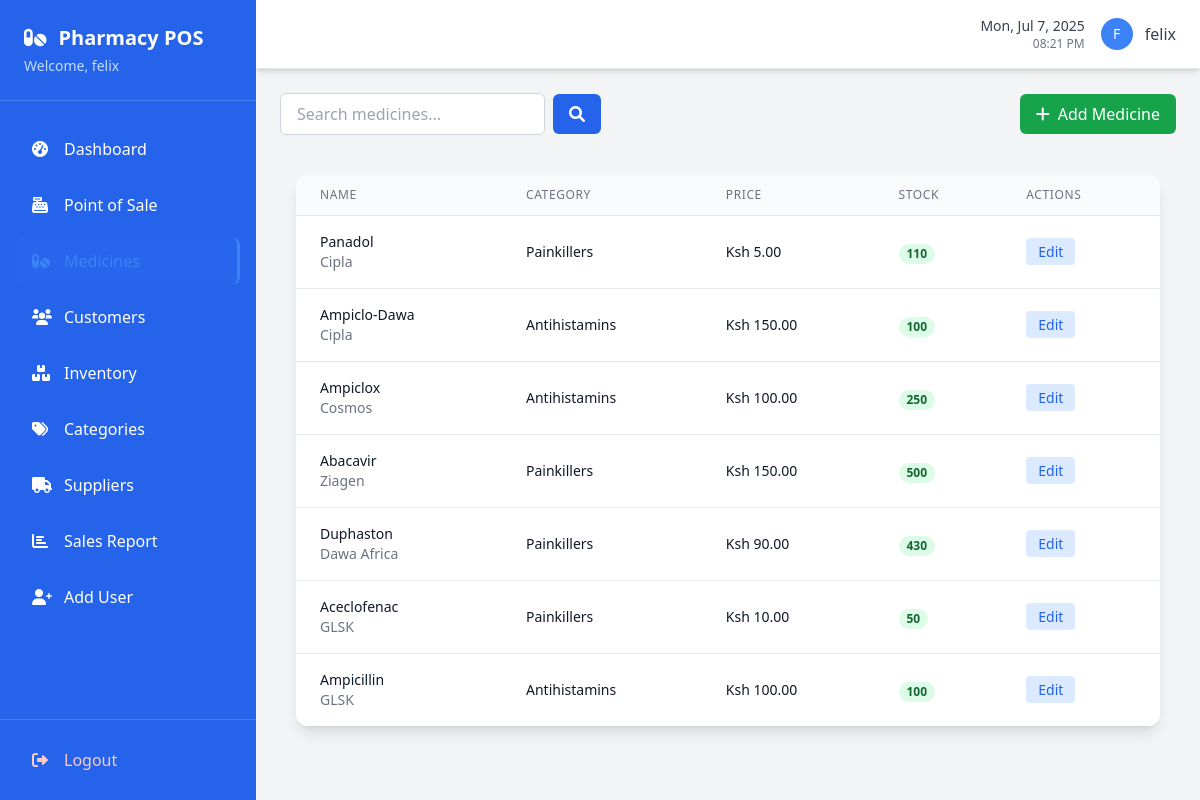
Screenshot of /medicines/ (signed in) with the database file from the repository.
### pos/models.py (models this page shows, shortened)
class Medicine(models.Model):
    name = models.CharField(max_length=100)
    category = models.ForeignKey(Category, on_delete=models.CASCADE)
    price = models.DecimalField(max_digits=10, decimal_places=2, validators=[MinValueValidator(Decimal('0.01'))])
    description = models.TextField(blank=True)
    manufacturer = models.CharField(max_length=100, blank=True)
    is_active = models.BooleanField(default=True)
    created_at = models.DateTimeField(auto_now_add=True)
    updated_at = models.DateTimeField(auto_now=True)
    @property
    def total_quantity(self):
        return sum(inv.quantity for inv in self.inventory_set.all())

class Category(models.Model):
    name = models.CharField(max_length=50)
    description = models.TextField(blank=True)
    is_active = models.BooleanField(default=True)
    created_at = models.DateTimeField(auto_now_add=True)
    updated_at = models.DateTimeField(auto_now=True)
    class Meta:
        verbose_name_plural = "Categories"

class Inventory(models.Model):
    medicine = models.ForeignKey(Medicine, on_delete=models.CASCADE)
    quantity = models.IntegerField(validators=[MinValueValidator(0)])
    expiry_date = models.DateField()
    batch_number = models.CharField(max_length=50, blank=True)
    cost_price = models.DecimalField(max_digits=10, decimal_places=2, validators=[MinValueValidator(Decimal('0.01'))])
    created_at = models.DateTimeField(auto_now_add=True)
    updated_at = models.DateTimeField(auto_now=True)
    class Meta:
        verbose_name_plural = "Inventories"

### pos/views.py (the view)
# urls.py: path('medicines/', views.medicine_list, name='medicine_list'),
@login_required
def medicine_list(request):
    search_query = request.GET.get('search', '')
    medicines = Medicine.objects.filter(is_active=True)
    if search_query:
        medicines = medicines.filter(
            Q(name__icontains=search_query) |
            Q(category__name__icontains=search_query)
        )
    paginator = Paginator(medicines, 10)
    page = request.GET.get('page')
    medicines = paginator.get_page(page)
    return render(request, 'pos/medicine_list.html', {
        'medicines': medicines,
        'search_query': search_query
    })

### templates/pos/medicine_list.html (shortened to what this page needs)
{% extends 'base.html' %}
{% block content %}
<div class="flex justify-between items-center mb-6">
    <div class="flex items-center space-x-4">
        <form method="get" class="flex items-center space-x-2">
            <input type="text" name="search" value="{{ search_query }}"
                   placeholder="Search medicines..."
                   class="px-4 py-2 border border-gray-300 rounded-md focus:outline-none focus:ring-2 focus:ring-blue-500">
            <button type="submit" class="bg-blue-600 text-white px-4 py-2 rounded-md hover:bg-blue-700">
                <i class="fas fa-search"></i>
            </button>
        </form>
    </div>
    <a href="{% url 'medicine_add' %}"
       class="bg-green-600 text-white px-4 py-2 rounded-md hover:bg-green-700 flex items-center">
        <i class="fas fa-plus mr-2"></i>
        Add Medicine
    </a>
</div>
<div class="max-w-5xl mx-auto p-4">
    <div class="bg-white rounded-xl shadow-lg overflow-hidden">
        <table class="min-w-full divide-y divide-gray-200">
            <thead class="bg-gray-50">
                <tr>
                    <th class="px-6 py-3 text-left text-xs font-medium text-gray-500 uppercase tracking-wider">Name</th>
                    <th class="px-6 py-3 text-left text-xs font-medium text-gray-500 uppercase tracking-wider">Category</th>
                    <th class="px-6 py-3 text-left text-xs font-medium text-gray-500 uppercase tracking-wider">Price</th>
                    <th class="px-6 py-3 text-left text-xs font-medium text-gray-500 uppercase tracking-wider">Stock</th>
                    <th class="px-6 py-3 text-left text-xs font-medium text-gray-500 uppercase tracking-wider">Actions</th>
                </tr>
            </thead>
            <tbody class="bg-white divide-y divide-gray-200">
                {% for medicine in medicines %}
                <tr>
                    <td class="px-6 py-4 whitespace-nowrap">
                        <div class="text-sm font-medium text-gray-900">{{ medicine.name }}</div>
                        <div class="text-sm text-gray-500">{{ medicine.manufacturer }}</div>
                    </td>
                    <td class="px-6 py-4 whitespace-nowrap text-sm text-gray-900">{{ medicine.category.name }}</td>
                    <td class="px-6 py-4 whitespace-nowrap text-sm text-gray-900">Ksh {{ medicine.price|floatformat:2 }}</td>
                    <td class="px-6 py-4 whitespace-nowrap">
                        <span class="px-2 inline-flex text-xs leading-5 font-semibold rounded-full
                               {% if medicine.total_quantity < 10 %}bg-red-100 text-red-800{% else %}bg-green-100 text-green-800{% endif %}">
                            {{ medicine.total_quantity }}
                        </span>
                    </td>
                    <td class="px-6 py-4 whitespace-nowrap text-sm font-medium">
                        <a href="{% url 'medicine_edit' medicine.pk %}"
                           class="text-blue-600 hover:text-blue-900 mr-3 bg-blue-100 px-3 py-1 rounded transition-colors">Edit</a>
                    </td>
                </tr>
                {% empty %}
                <tr>
                    <td colspan="5" class="px-6 py-4 text-center text-gray-500">No medicines found.</td>
                </tr>
                {% endfor %}
            </tbody>
        </table>
    </div>
</div>
{% endblock %}

### templates/base.html (shortened to what this page needs)
<!DOCTYPE html>
<html lang="en">
<head>
    <script src="https://cdn.tailwindcss.com"></script>
    <link rel="stylesheet" href="https://cdnjs.cloudflare.com/ajax/libs/font-awesome/6.0.0/css/all.min.css">
</head>
<body class="bg-gray-100 font-sans">
    <div class="flex h-screen">
        <div class="bg-blue-600 text-white w-64 flex-shrink-0 flex flex-col">
            <div class="p-6 border-b border-blue-500">
                <h1 class="text-xl font-bold flex items-center">
                    <i class="fas fa-pills mr-3"></i>
                    Pharmacy POS
                </h1>
                <p class="text-blue-200 text-sm mt-1">Welcome, {{ user.first_name|default:user.username }}</p>
            </div>
            <nav class="flex-1 px-4 py-6 space-y-2">
                <a href="{% url 'dashboard' %}" class="flex items-center px-4 py-3 rounded-lg hover:bg-blue-700 transition-colors duration-200 {% if request.resolver_match.url_name == 'dashboard' %}sidebar-active{% endif %}">
                    <i class="fas fa-tachometer-alt w-5 mr-3"></i>
                    <span>Dashboard</span>
                </a>
                <a href="{% url 'pos_sale' %}" class="flex items-center px-4 py-3 rounded-lg hover:bg-blue-700 transition-colors duration-200 {% if request.resolver_match.url_name == 'pos_sale' %}sidebar-active{% endif %}">
                    <i class="fas fa-cash-register w-5 mr-3"></i>
                    <span>Point of Sale</span>
                </a>
                <a href="{% url 'medicine_list' %}" class="flex items-center px-4 py-3 rounded-lg hover:bg-blue-700 transition-colors duration-200 {% if 'medicine' in request.resolver_match.url_name %}sidebar-active{% endif %}">
                    <i class="fas fa-pills w-5 mr-3"></i>
                    <span>Medicines</span>
                </a>
                <a href="{% url 'customer_list' %}" class="flex items-center px-4 py-3 rounded-lg hover:bg-blue-700 transition-colors duration-200 {% if 'customer' in request.resolver_match.url_name %}sidebar-active{% endif %}">
                    <i class="fas fa-users w-5 mr-3"></i>
                    <span>Customers</span>
                </a>
                <a href="{% url 'inventory_list' %}" class="flex items-center px-4 py-3 rounded-lg hover:bg-blue-700 transition-colors duration-200 {% if 'inventory' in request.resolver_match.url_name %}sidebar-active{% endif %}">
                    <i class="fas fa-boxes w-5 mr-3"></i>
                    <span>Inventory</span>
                </a>
                <a href="{% url 'category_list' %}" class="flex items-center px-4 py-3 rounded-lg hover:bg-blue-700 transition-colors duration-200 {% if 'categor' in request.resolver_match.url_name %}sidebar-active{% endif %}">
                    <i class="fas fa-tags w-5 mr-3"></i>
                    <span>Categories</span>
                </a>
                <a href="{% url 'supplier_list' %}" class="flex items-center px-4 py-3 rounded-lg hover:bg-blue-700 transition-colors duration-200 {% if 'supplier' in request.resolver_match.url_name %}sidebar-active{% endif %}">
                    <i class="fas fa-truck w-5 mr-3"></i>
                    <span>Suppliers</span>
                </a>
                <a href="{% url 'sales_report' %}" class="flex items-center px-4 py-3 rounded-lg hover:bg-blue-700 transition-colors duration-200 {% if 'report' in request.resolver_match.url_name %}sidebar-active{% endif %}">
                    <i class="fas fa-chart-bar w-5 mr-3"></i>
                    <span>Sales Report</span>
                </a>
                <a href="{% url 'add_user' %}" class="flex items-center px-4 py-3 rounded-lg hover:bg-blue-700 transition-colors duration-200 {% if request.resolver_match.url_name == 'add_user' %}sidebar-active{% endif %}">
                    <i class="fas fa-user-plus w-5 mr-3"></i>
                    <span>Add User</span>
                </a>
            </nav>
            <div class="p-4 border-t border-blue-500">
                <a href="{% url 'login' %}" class="flex items-center px-4 py-3 rounded-lg hover:bg-red-600 transition-colors duration-200 text-red-200 hover:text-white">
                    <i class="fas fa-sign-out-alt w-5 mr-3"></i>
                    <span>Logout</span>
                </a>
            </div>
        </div>
        <div class="flex-1 flex flex-col overflow-hidden">
            <header class="bg-white shadow-md border-b border-gray-200 px-6 py-4">
                <div class="flex justify-between items-center">
                    <div class="flex items-center space-x-4">
                        <div class="text-right">
                            <p class="text-sm font-medium text-gray-700" id="current-date"></p>
                            <p class="text-xs text-gray-500" id="current-time"></p>
                        </div>
                        <div class="flex items-center space-x-3">
                            <div class="w-8 h-8 bg-blue-500 rounded-full flex items-center justify-center">
                                <span class="text-white font-medium text-sm">
                                    {{ user.first_name.0|default:user.username.0|upper }}
                                </span>
                            </div>
                            <span class="text-gray-700 font-medium">{{ user.first_name|default:user.username }}</span>
                        </div>
                    </div>
                </div>
            </header>
            <main class="flex-1 overflow-auto p-6">
                {% block content %}{% endblock %}
            </main>
        </div>
    </div>
</body>
</html>

### templates/base.html (style rules this page uses)
.sidebar-active { background-color: rgba(59, 130, 246, 0.1); border-right: 3px solid #3b82f6; }
.sidebar-active i, .sidebar-active span { color: #3b82f6; }

### rows the page displays
Medicine: name "Panadol", manufacturer "Cipla", category.name "Painkillers", price "5.00", total_quantity "110"
Medicine: name "Ampiclo-Dawa", manufacturer "Cipla", category.name "Antihistamins", price "150.00", total_quantity "100"
Medicine: name "Ampiclox", manufacturer "Cosmos", category.name "Antihistamins", price "100.00", total_quantity "250"
Medicine: name "Abacavir", manufacturer "Ziagen", category.name "Painkillers", price "150.00", total_quantity "500"
Medicine: name "Duphaston", manufacturer "Dawa Africa", category.name "Painkillers", price "90.00", total_quantity "430"
Medicine: name "Aceclofenac", manufacturer "GLSK", category.name "Painkillers", price "10.00", total_quantity "50"
Medicine: name "Ampicillin", manufacturer "GLSK", category.name "Antihistamins", price "100.00", total_quantity "100"

### other values shown
{{ user.first_name|default:user.username }} "felix"
{{ user.first_name.0|default:user.username.0|upper }} "F"
